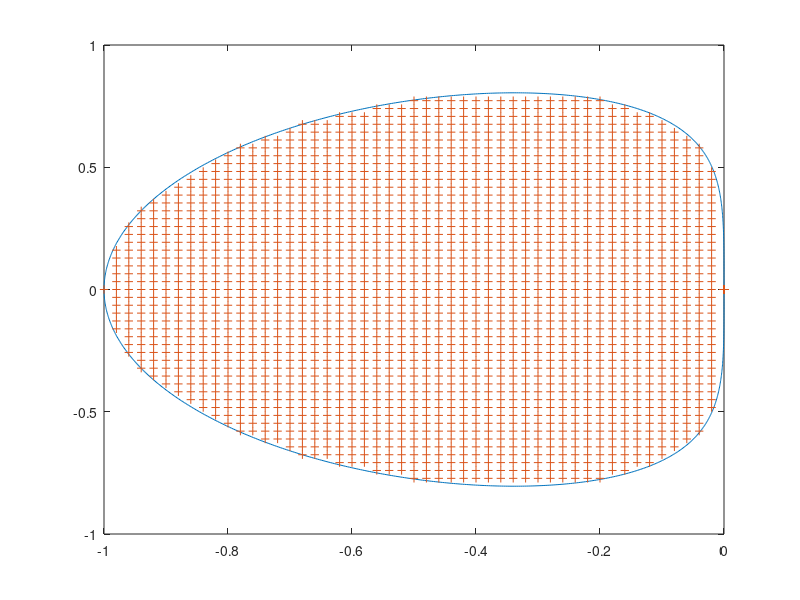
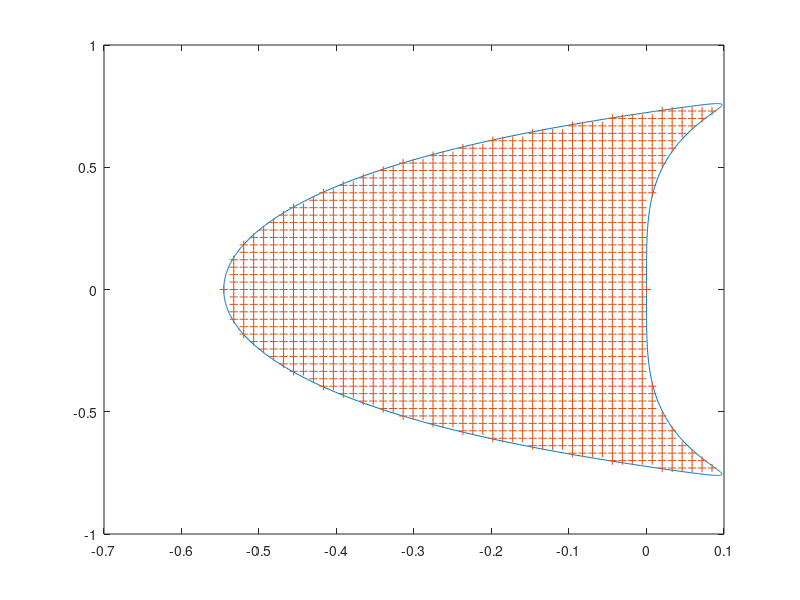
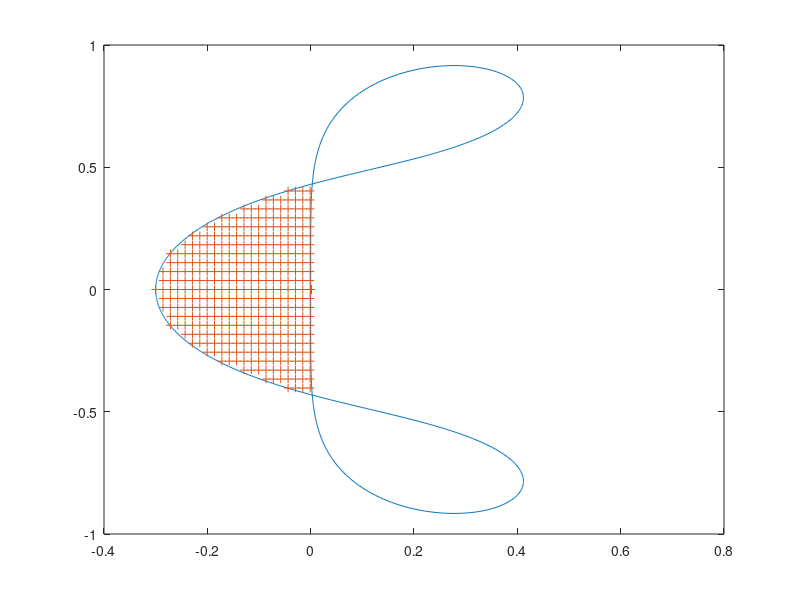
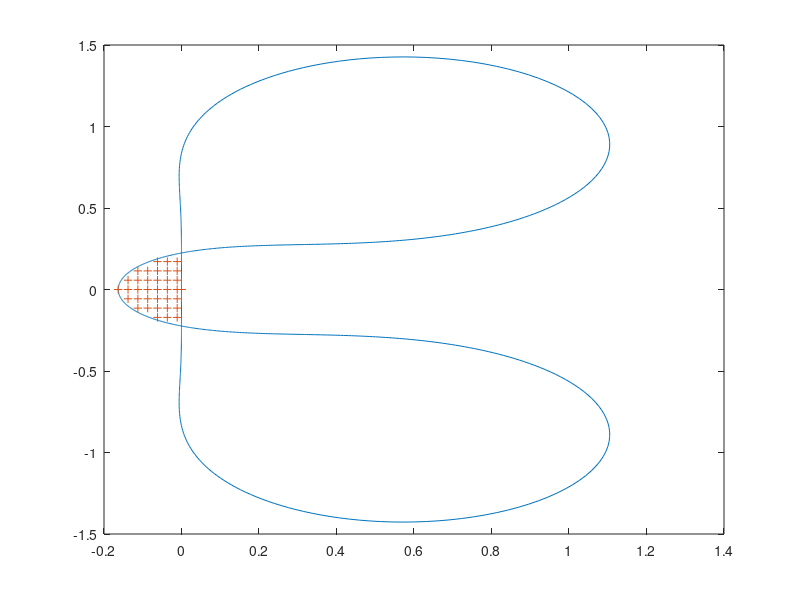

Reproduce these figures in MATLAB, in order.
% ras: compute coefficients and region of absolute stability for 
% classical linear multistep methods
% a_1 u_{n+1} + a_2 u_n + ... + a_{k+1} u_{n-k+1}
%  = h ( b_1 f_{n+1} + b_2 f_n + ... + b_{k+1} f_{n-k+1} )
%
% k-step explicit Adams of order p = k
% where a_1 =1, a_2 = -1, a_3 = ... = a_{k+1} = 0, b_1 = 0.
%
% k-step implicit Adams of order p = k + 1
% where a_1 =1, a_2 = -1, a_3 = ... = a_{k+1} = 0.
%
% k-step implicit BDF of order p = k
% where b_1 = 1, b_2 = ... = b_{k+1} = 0.
%
% Impose p + 1 order conditions rho(e^h) - h sigma(e^h) = O(h^{p+1})
% on the degree-k polynomials
% rho(z) = a_1 z^k + ... + a_{k+1} 
% sigma(z) = b_1 z^k + ... + b_{k+1} 
% plus the above k + 2 or k + 1 constraints on the a or b coeffs: then
% solve r = p + 1 + k + 2 (explicit or BDF) or p + 1 + k + 1 (implicit) 
% equations in c = 2k + 2 unknowns by least squares i.e. SVD.

I = complex(0,1);  % Set up an imaginary unit (Octave's I = Matlab's i)

% Loop through method m, step number k and order p.
% Method is 1 for explicit Adams, 2 for implicit Adams, 3 for BDF, ...
ead = 1;
iad = 2;
bdf = 3;
% File names for plot files e-2.ps and so forth.
cap = 'eib';

run( ead , 1 ) = ead;		% Method
run( ead , 2 ) = 9;					% Number of orders
run( ead , 3 ) = 0;					% p minus k

run( iad , 1 ) = iad;		% Method
run( iad , 2 ) = 9;					% Number of orders
run( iad , 3 ) = 1;					% p minus k

run( bdf , 1 ) = bdf;					% Method
run( bdf , 2 ) = 9;					% Number of orders
run( bdf , 3 ) = 0;					% p minus k

% Run through methods.
for test = 1 : 3;
% Run orders k = 2 up to maximum specified.
for k = 2 : run( test, 2 )

method = run( test, 1 )
p = k + run( test, 3 )

% Number of coeffs in a and in b.
n = k + 1;

% Size of matrix m of order conditions: r rows by c columns.
if method == ead
 r = p + 1 + k + 2;
 c = 2 * n;
end

if method == iad | method == bdf 
 r = p + 1 + k + 1;
 c = 2 * n;
end

m = zeros( r, c );

% First half-row for the a coeffs.
for j = 1 : n
 m( 1, j ) = 1;
end

% Remaining half-rows for the a coeffs.
for q = 2 : p + 1

 for j = 1 : n
  m( q , j ) = ( -j )^( q - 1 ) / gamma( q );
 end

end

% Second halves of first p + 1 rows are minus first halves shifted.
for jp = n + 1 : 2 * n
 j = jp - n;
 m( 1, jp ) = 0;
 for q = 2 : p + 1
  m( q, jp ) = - m( q - 1, j );
 end
end

% Next row to add to r by c matrix
next = p + 2;

if method == ead
% Explicit Adams: set b1 = 0, a1 = 1, a2 = -1, other a's equal to 0.

 m( next : r - 1, : ) = eye( r - next, c );

% Set b1 = 0 and print final m.
 m( r, n + 1 ) = 1

% Right-hand side of equations mostly 0.
rhs = zeros(r, 1);
rhs( next, 1 ) = 1;
rhs( next + 1, 1 ) = -1;
rhs( r, 1 ) = 0

end

if method == iad
% Implicit Adams: set a1 = 1, a2 = -1, other a's equal to 0.

 m( next : r, : ) = eye( r - next + 1, c )

% Right-hand side of equations mostly 0.
rhs = zeros(r, 1);
rhs( next, 1 ) = 1;
rhs( next + 1, 1 ) = -1;

end

% BDF and its variants: set b1 = 1, other b's equal to 0.
if method == bdf 

 m( next : r, n + 1 : c ) = eye( r - next + 1, c - n )

% Right-hand side of equations mostly 0.
rhs = zeros(r, 1);
rhs( n + 1, 1 ) = 1

end

% Compute least-squares solution x.
x = m \ rhs;

% Extract left and right coeffs of method.
a = x( 1 : n )
b = x( n + 1 : 2 * n )

% Store boundary locus in f for plotting

z = linspace(0, 2 * pi, 1000 );
z = exp( z * I );

av = polyval( a, z );
bv = polyval( b, z );
f = av ./ bv;
xmax = max( real( f ) );
xmin = min( real( f ) );
ymax = max( imag( f ) );
ymin = min( imag( f ) );

% Store grid points hL where all roots are inside unit circle in g 
g( 1 : 2500 ) = 0;
n = 1;
for ix = 0 : 50
 x = xmin + ix * ( xmax - xmin ) / 50.0;
 for iy = 0 : 50
  y = ymin + iy * ( ymax - ymin ) / 50.0;
  hL = x + I * y;
  stab = a - hL * b;
  root = roots( stab );
  absroot = abs( root );
  maxroot = max( absroot );
  if maxroot <= 1.0
   g( n ) = hL;
   n = n+1;
  end
 end
end

% Produce Fig output file: convert to PostScript by fig2dev -Leps

% gset term fig
% s = sprintf( "gset output '%s-%d';", cap( :, method ), k );
% eval( s )

% Plot boundary-including locus.
plot( f )
% Add points where roots are inside unit circle.
hold on
plot( g, '+' )
hold off
print('-dps', sprintf('%s-%d', cap(:, method), k) );

end
end